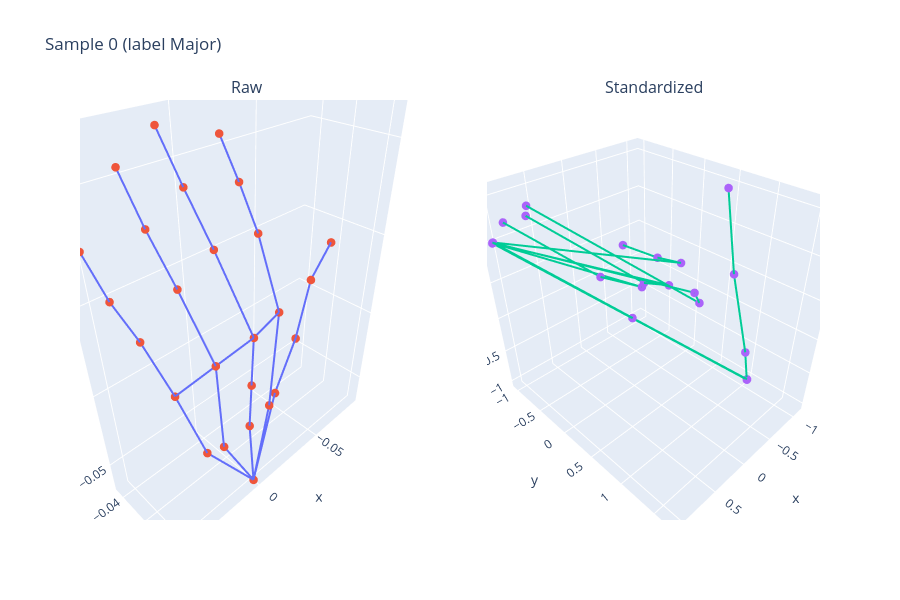
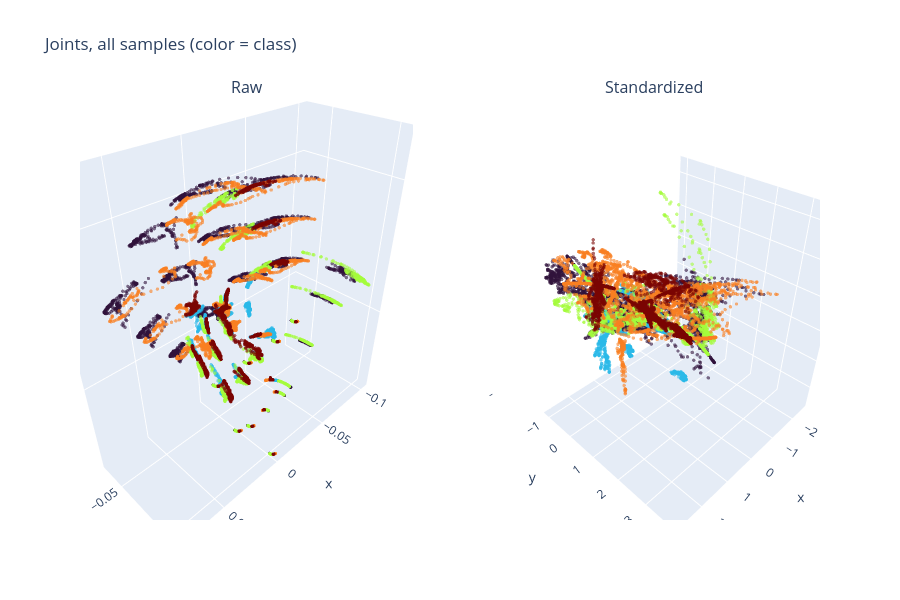

The code cell stored with these charts, in order, in its notebook:
### Markdown cell above
### Visualization

### Code cell
import numpy as np
import plotly.graph_objects as go
from plotly.subplots import make_subplots
from sklearn.preprocessing import StandardScaler

# X: raw features (n_samples, 81) = 27 points x (x, y, z); y: integer labels
X_pts = X.reshape(len(X), 27, 3)
X_std = StandardScaler().fit_transform(X).reshape(len(X), 27, 3)

bones = [(1,2),(2,3),(3,4),(4,5),(6,7),(7,8),(8,9),(9,10),(11,12),(6,1),(11,1),(16,1),(21,1),(7,12),(12,17),(17,22),
         (12,13),(13,14),(14,15),(16,17),(17,18),(18,19),(19,20),(21,22),(22,23),(23,24), (24,25)]

def hand_traces(pts, showlegend=False):
    """One hand as bone lines and joint markers (j0 to j24). palm_up is not plotted."""
    traces = []

    # Bones: one line trace, None values break the line between segments
    bx, by, bz = [], [], []
    for a, b in bones:
        if b < 26:
            bx += [pts[a, 0], pts[b, 0], None]
            by += [pts[a, 1], pts[b, 1], None]
            bz += [pts[a, 2], pts[b, 2], None]
    traces.append(go.Scatter3d(x=bx, y=by, z=bz, mode="lines",
                               line=dict(width=4), name="bones", showlegend=showlegend,
                               hoverinfo="skip"))

    # Landmarks j0..j25 with hover info
    traces.append(go.Scatter3d(
        x=pts[:26, 0], y=pts[:26, 1], z=pts[:26, 2], mode="markers",
        marker=dict(size=5),
        text=[f"j{k}" for k in range(26)],
        hovertemplate="%{text}<br>x=%{x:.3f}<br>y=%{y:.3f}<br>z=%{z:.3f}<extra></extra>",
        name="landmarks", showlegend=showlegend))
    return traces


# 1) One sample, raw vs standardized, side by side
i = 0  # change to inspect another sample
fig = make_subplots(rows=1, cols=2,
                    specs=[[{"type": "scene"}, {"type": "scene"}]],
                    subplot_titles=["Raw", "Standardized"])
i = 0
for t in hand_traces(X_pts[i]):
    fig.add_trace(t, row=1, col=1)
for t in hand_traces(X_std[i]):
    fig.add_trace(t, row=1, col=2)
fig.update_layout(title=f"Sample {i} (label {CLASSES_RIGHT[y[i]]})", height=600)
fig.show()


# 2) All samples' landmarks, raw vs standardized, colored by class
X_std_joints = X_std[:, :26]
X_raw_joints = X_pts[:, :26]

pts_class = np.repeat(y, 26)
labels_hover = np.repeat([CLASSES_RIGHT[k] for k in y], 26)

fig2 = make_subplots(rows=1, cols=2,
                     specs=[[{"type": "scene"}, {"type": "scene"}]],
                     subplot_titles=["Raw", "Standardized"])
for col, arr in [(1, X_raw_joints), (2, X_std_joints)]:
    j = arr.reshape(-1, 3)
    fig2.add_trace(go.Scatter3d(
        x=j[:, 0], y=j[:, 1], z=j[:, 2], mode="markers",
        marker=dict(size=2, color=pts_class, colorscale="Turbo", opacity=0.6),
        text=labels_hover,
        hovertemplate="%{text}<br>x=%{x:.3f}<br>y=%{y:.3f}<br>z=%{z:.3f}<extra></extra>",
        showlegend=False), row=1, col=col)
fig2.update_layout(title="Joints, all samples (color = class)", height=600)
fig2.show()

### Figure 1 — Plotly figure (JSON) as saved in the notebook; plotly's stock layout.template omitted (floating-point values rounded to 4 significant figures)
{"data": [{"hoverinfo": "skip", "line": {"width": 4}, "mode": "lines", "name": "bones", "scene": "scene", "showlegend": false, "type": "scatter3d", "x": [0.00293, -0.02848, null, -0.02848, -0.05088, null, -0.05088, -0.06776, null, -0.06776, -0.08709, null, -0.01752, -0.02079, null, -0.02079, -0.02378, null, -0.02378, -0.02515, null, -0.02515, -0.02497, null, -0.00119, 0.00119, null, -0.01752, 0.00293, null, -0.00119, 0.00293, null, 0.01803, 0.00293, null, 0.0261, 0.00293, null, -0.02079, 0.00119, null, 0.00119, 0.02052, null, 0.02052, 0.03824, null, 0.00119, 0.00616, null, 0.00616, 0.0095, null, 0.0095, 0.01318, null, 0.01803, 0.02052, null, 0.02052, 0.02714, null, 0.02714, 0.03134, null, 0.03134, 0.03405, null, 0.0261, 0.03824, null, 0.03824, 0.04527, null, 0.04527, 0.05013, null, 0.05013, 0.05333, null], "y": [0.00489, -0.00941, null, -0.00941, -0.01508, null, -0.01508, -0.02048, null, -0.02048, -0.02297, null, -0.00373, -0.00247, null, -0.00247, -0.01971, null, -0.01971, -0.03335, null, -0.03335, -0.04549, null, -0.00233, 0.00233, null, -0.00373, 0.00489, null, -0.00233, 0.00489, null, -0.00116, 0.00489, null, -0.00459, 0.00489, null, -0.00247, 0.00233, null, 0.00233, -0.00168, null, -0.00168, -0.00889, null, 0.00233, -0.01639, null, -0.01639, -0.02936, null, -0.02936, -0.03941, null, -0.00116, -0.00168, null, -0.00168, -0.01529, null, -0.01529, -0.02643, null, -0.02643, -0.0365, null, -0.00459, -0.00889, null, -0.00889, -0.01884, null, -0.01884, -0.02874, null, -0.02874, -0.03856, null], "z": [-0.0652, -0.03139, null, -0.03139, -0.00818, null, -0.00818, 0.02087, null, 0.02087, 0.03621, null, -0.02896, 0.03149, null, 0.03149, 0.06544, null, 0.06544, 0.08572, null, 0.08572, 0.1047, null, -0.03113, 0.03113, null, -0.02896, -0.0652, null, -0.03113, -0.0652, null, -0.03017, -0.0652, null, -0.03088, -0.0652, null, 0.03149, 0.03113, null, 0.03113, 0.02413, null, 0.02413, 0.01326, null, 0.03113, 0.06978, null, 0.06978, 0.09408, null, 0.09408, 0.1169, null, -0.03017, 0.02413, null, 0.02413, 0.06037, null, 0.06037, 0.08434, null, 0.08434, 0.1066, null, -0.03088, 0.01326, null, 0.01326, 0.0417, null, 0.0417, 0.05892, null, 0.05892, 0.07848, null]}, {"hovertemplate": "%{text}<br>x=%{x:.3f}<br>y=%{y:.3f}<br>z=%{z:.3f}<extra></extra>", "marker": {"size": 5}, "mode": "markers", "name": "landmarks", "scene": "scene", "showlegend": false, "text": ["j0", "j1", "j2", "j3", "j4", "j5", "j6", "j7", "j8", "j9", "j10", "j11", "j12", "j13", "j14", "j15", "j16", "j17", "j18", "j19", "j20", "j21", "j22", "j23", "j24", "j25"], "type": "scatter3d", "x": [0.0, 0.00293, -0.02848, -0.05088, -0.06776, -0.08709, -0.01752, -0.02079, -0.02378, -0.02515, -0.02497, -0.00119, 0.00119, 0.00616, 0.0095, 0.01318, 0.01803, 0.02052, 0.02714, 0.03134, 0.03405, 0.0261, 0.03824, 0.04527, 0.05013, 0.05333], "y": [0.0, 0.00489, -0.00941, -0.01508, -0.02048, -0.02297, -0.00373, -0.00247, -0.01971, -0.03335, -0.04549, -0.00233, 0.00233, -0.01639, -0.02936, -0.03941, -0.00116, -0.00168, -0.01529, -0.02643, -0.0365, -0.00459, -0.00889, -0.01884, -0.02874, -0.03856], "z": [0.0, -0.0652, -0.03139, -0.00818, 0.02087, 0.03621, -0.02896, 0.03149, 0.06544, 0.08572, 0.1047, -0.03113, 0.03113, 0.06978, 0.09408, 0.1169, -0.03017, 0.02413, 0.06037, 0.08434, 0.1066, -0.03088, 0.01326, 0.0417, 0.05892, 0.07848]}, {"hoverinfo": "skip", "line": {"width": 4}, "mode": "lines", "name": "bones", "scene": "scene2", "showlegend": false, "type": "scatter3d", "x": [1.057, -1.058, null, -1.058, -1.117, null, -1.117, -1.043, null, -1.043, -1.062, null, -1.06, 1.057, null, 1.057, -0.6105, null, -0.6105, -0.5835, null, -0.5835, -0.5302, null, -1.056, 1.056, null, -1.06, 1.057, null, -1.056, 1.057, null, 1.058, 1.057, null, 1.063, 1.057, null, 1.057, 1.056, null, 1.056, 1.058, null, 1.058, 1.062, null, 1.056, 0.8248, null, 0.8248, 0.9462, null, 0.9462, 0.957, null, 1.058, 1.058, null, 1.058, 0.8027, null, 0.8027, 0.8354, null, 0.8354, 0.7719, null, 1.063, 1.062, null, 1.062, 0.8975, null, 0.8975, 0.8558, null, 0.8558, 0.7363, null], "y": [-1.03, 1.023, null, 1.023, 0.9093, null, 0.9093, 0.6591, null, 0.6591, 0.4541, null, 1.024, -1.018, null, -1.018, 0.1996, null, 0.1996, -0.1601, null, -0.1601, -0.7279, null, 1.029, -1.029, null, 1.024, -1.03, null, 1.029, -1.03, null, -1.018, -1.03, null, -1.02, -1.03, null, -1.018, -1.029, null, -1.029, -1.021, null, -1.021, -1.017, null, -1.029, 1.043, null, 1.043, 0.6541, null, 0.6541, -0.9049, null, -1.018, -1.021, null, -1.021, 1.329, null, 1.329, 1.08, null, 1.08, -0.7477, null, -1.02, -1.017, null, -1.017, 1.67, null, 1.67, 1.688, null, 1.688, -0.7689, null], "z": [1.005, -1.013, null, -1.013, -0.6563, null, -0.6563, 0.4429, null, 0.4429, 1.447, null, -1.019, 1.019, null, 1.019, 0.5851, null, 0.5851, 0.5231, null, 0.5231, 0.5017, null, -1.007, 1.007, null, -1.019, 1.005, null, -1.007, 1.005, null, 1.016, 1.005, null, 1.011, 1.005, null, 1.019, 1.007, null, 1.007, 1.011, null, 1.011, 1.019, null, 1.007, 1.283, null, 1.283, 1.265, null, 1.265, 1.257, null, 1.016, 1.011, null, 1.011, 1.42, null, 1.42, 1.344, null, 1.344, 1.323, null, 1.011, 1.019, null, 1.019, 1.552, null, 1.552, 1.45, null, 1.45, 1.418, null]}, {"hovertemplate": "%{text}<br>x=%{x:.3f}<br>y=%{y:.3f}<br>z=%{z:.3f}<extra></extra>", "marker": {"size": 5}, "mode": "markers", "name": "landmarks", "scene": "scene2", "showlegend": false, "text": ["j0", "j1", "j2", "j3", "j4", "j5", "j6", "j7", "j8", "j9", "j10", "j11", "j12", "j13", "j14", "j15", "j16", "j17", "j18", "j19", "j20", "j21", "j22", "j23", "j24", "j25"], "type": "scatter3d", "x": [0.0, 1.057, -1.058, -1.117, -1.043, -1.062, -1.06, 1.057, -0.6105, -0.5835, -0.5302, -1.056, 1.056, 0.8248, 0.9462, 0.957, 1.058, 1.058, 0.8027, 0.8354, 0.7719, 1.063, 1.062, 0.8975, 0.8558, 0.7363], "y": [0.0, -1.03, 1.023, 0.9093, 0.6591, 0.4541, 1.024, -1.018, 0.1996, -0.1601, -0.7279, 1.029, -1.029, 1.043, 0.6541, -0.9049, -1.018, -1.021, 1.329, 1.08, -0.7477, -1.02, -1.017, 1.67, 1.688, -0.7689], "z": [0.0, 1.005, -1.013, -0.6563, 0.4429, 1.447, -1.019, 1.019, 0.5851, 0.5231, 0.5017, -1.007, 1.007, 1.283, 1.265, 1.257, 1.016, 1.011, 1.42, 1.344, 1.323, 1.011, 1.019, 1.552, 1.45, 1.418]}], "layout": {"annotations": [{"font": {"size": 16}, "showarrow": false, "text": "Raw", "x": 0.225, "xanchor": "center", "xref": "paper", "y": 1, "yanchor": "bottom", "yref": "paper"}, {"font": {"size": 16}, "showarrow": false, "text": "Standardized", "x": 0.775, "xanchor": "center", "xref": "paper", "y": 1, "yanchor": "bottom", "yref": "paper"}], "height": 600, "scene": {"domain": {"x": [0, 0.45], "y": [0, 1]}}, "scene2": {"domain": {"x": [0.55, 1], "y": [0, 1]}}, "title": {"text": "Sample 0 (label Major)"}}}

### Figure 2 — Plotly figure (JSON) as saved in the notebook; plotly's stock layout.template omitted (floating-point values rounded to 4 significant figures; data arrays with more than 128 entries replaced by an {"elided": "..."} marker saying what was removed)
{"data": [{"hovertemplate": "%{text}<br>x=%{x:.3f}<br>y=%{y:.3f}<br>z=%{z:.3f}<extra></extra>", "marker": {"color": {"elided": "19084 int values"}, "colorscale": [[0, "#30123b"], [0.07143, "#4145ab"], [0.1429, "#4675ed"], [0.2143, "#39a2fc"], [0.2857, "#1bcfd4"], [0.3571, "#24eca6"], [0.4286, "#61fc6c"], [0.5, "#a4fc3b"], [0.5714, "#d1e834"], [0.6429, "#f3c63a"], [0.7143, "#fe9b2d"], [0.7857, "#f36315"], [0.8571, "#d93806"], [0.9286, "#b11901"], [1, "#7a0402"]], "opacity": 0.6, "size": 2}, "mode": "markers", "scene": "scene", "showlegend": false, "text": {"elided": "19084 str values"}, "type": "scatter3d", "x": {"elided": "19084 float values"}, "y": {"elided": "19084 float values"}, "z": {"elided": "19084 float values"}}, {"hovertemplate": "%{text}<br>x=%{x:.3f}<br>y=%{y:.3f}<br>z=%{z:.3f}<extra></extra>", "marker": {"color": {"elided": "19084 int values"}, "colorscale": [[0, "#30123b"], [0.07143, "#4145ab"], [0.1429, "#4675ed"], [0.2143, "#39a2fc"], [0.2857, "#1bcfd4"], [0.3571, "#24eca6"], [0.4286, "#61fc6c"], [0.5, "#a4fc3b"], [0.5714, "#d1e834"], [0.6429, "#f3c63a"], [0.7143, "#fe9b2d"], [0.7857, "#f36315"], [0.8571, "#d93806"], [0.9286, "#b11901"], [1, "#7a0402"]], "opacity": 0.6, "size": 2}, "mode": "markers", "scene": "scene2", "showlegend": false, "text": {"elided": "19084 str values"}, "type": "scatter3d", "x": {"elided": "19084 float values"}, "y": {"elided": "19084 float values"}, "z": {"elided": "19084 float values"}}], "layout": {"annotations": [{"font": {"size": 16}, "showarrow": false, "text": "Raw", "x": 0.225, "xanchor": "center", "xref": "paper", "y": 1, "yanchor": "bottom", "yref": "paper"}, {"font": {"size": 16}, "showarrow": false, "text": "Standardized", "x": 0.775, "xanchor": "center", "xref": "paper", "y": 1, "yanchor": "bottom", "yref": "paper"}], "height": 600, "scene": {"domain": {"x": [0, 0.45], "y": [0, 1]}}, "scene2": {"domain": {"x": [0.55, 1], "y": [0, 1]}}, "title": {"text": "Joints, all samples (color = class)"}}}
